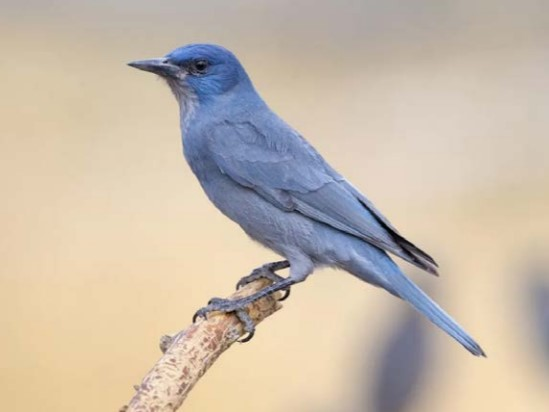
#> input picture 9/9-1.jpg, 549 x 412 px, found by its file name
$ python 9-2.py
#> lines starting #> are read from the running program, lines starting #| are printed output that depends on the picture
from cv2 import cv2
import numpy as np
from matplotlib import pyplot as plt
BLUE=[255,0,0]
img1=cv2.imread('9/9-1.jpg')
#> img1 is the input picture: shape (412, 549, 3); mean B, G, R 171.7, 187.1, 200.1

replicate  = cv2.copyMakeBorder(img1,10,10,10,10,cv2.BORDER_REPLICATE)
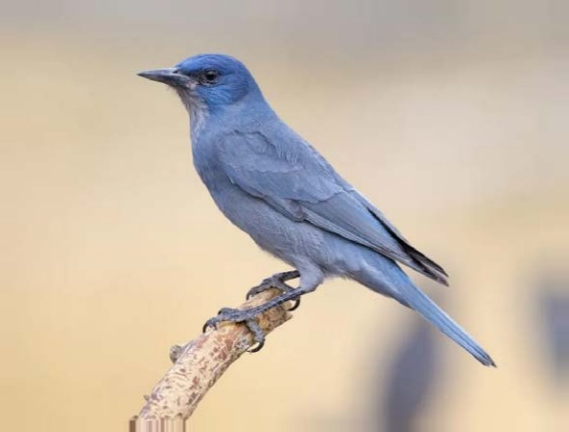
#> replicate: shape (432, 569, 3); mean B, G, R 171.3, 187.1, 200.3
reflect    = cv2.copyMakeBorder(img1,10,10,10,10,cv2.BORDER_REFLECT)
reflect101 = cv2.copyMakeBorder(img1,10,10,10,10,cv2.BORDER_REFLECT_101)
wrap       = cv2.copyMakeBorder(img1,10,10,10,10,cv2.BORDER_WRAP)
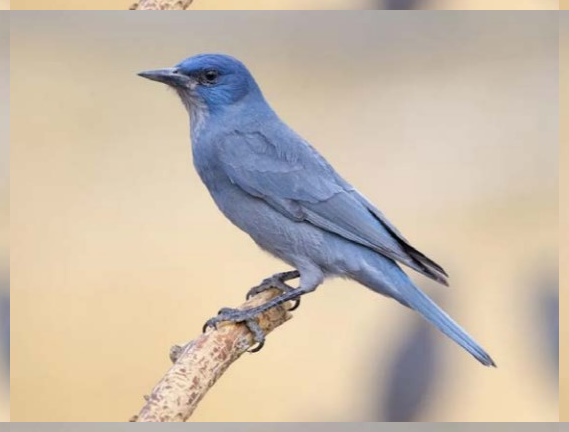
#> wrap: shape (432, 569, 3); mean B, G, R 171.3, 187.1, 200.4
constant   = cv2.copyMakeBorder(img1,10,10,10,10,cv2.BORDER_CONSTANT,value=BLUE)
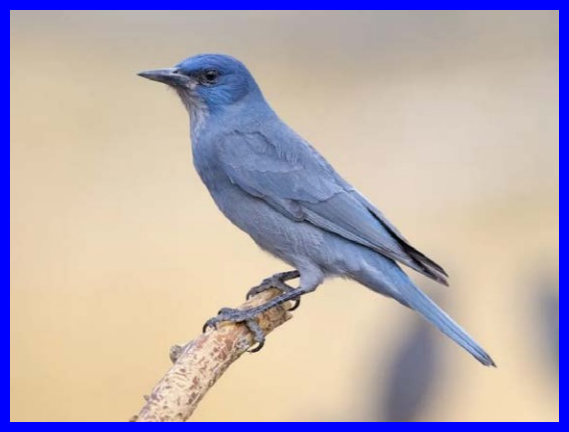
#> constant: shape (432, 569, 3); mean B, G, R 178.3, 172.2, 184.2

#subplot(231)2行3列第1个
plt.subplot(231),plt.imshow(img1,'gray'),plt.title('ORIGINAL')
plt.subplot(232),plt.imshow(replicate,'gray'),plt.title('REPLICATE')#复制
plt.subplot(233),plt.imshow(reflect,'gray'),plt.title('REFLECT')#映射
plt.subplot(234),plt.imshow(reflect101,'gray'),plt.title('REFLECT_101')
plt.subplot(235),plt.imshow(wrap,'gray'),plt.title('WRAP')#包裹
plt.subplot(236),plt.imshow(constant,'gray'),plt.title('CONSTANT')#连续
plt.show()
#> figure, not shown here; B, G, R data is drawn as R, G, B
